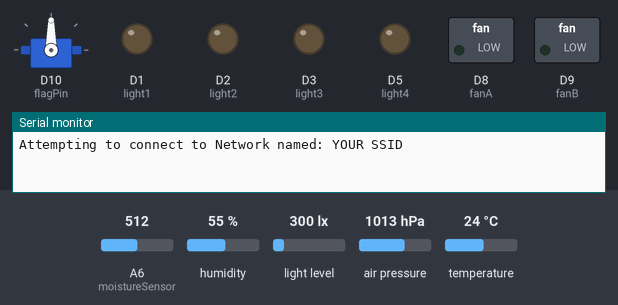
The sketch below on a simulated Arduino MKR. On the bench: servo, switched loads named in the sketch (green lamp = pin HIGH), output pins drawn as LEDs (lit = HIGH), the last lines printed to the serial monitor. The test bench sets the inputs (shaded band); at power-on: A6 (moistureSensor) = 512, humidity 55 %, light level 300 lx, air pressure 1013 hPa, temperature 24 °C. WiFi joins after 1.5 s; servers stay silent unless stated; uploads are accepted with an empty reply.

Above: at 0.1 s.
At 1.6 s:
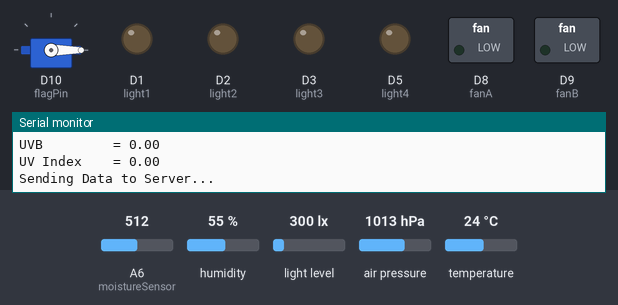
Timing chart, 0 to 3.1 s (numbered marks = the images above):
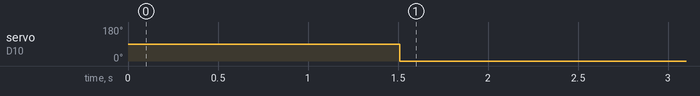

The sketch:

BioDome2_web_ssl.ino
```cpp
#include <Arduino_MKRENV.h> //Library for the env module
#include <Time.h> //Allows use of time object for timers
#include <Servo.h> //Allows access to the servo flag
#include <ArduinoHttpClient.h> //Handles connection to Excel file
//#include <WiFi101.h> //MKR1000
#include <WiFiNINA.h> #wifi1010 //MKR1010

const char WEBSITE[] = "script.google.com";
const int SSLPORT = 443;
const char* MY_SSID = "YOUR SSID";
const char* MY_PWD =  "YOUR PASSWORD";
const char DEPLOYMENTID[] = "YOUR DEPLOYMENT ID FROM GOOGLE SCRIPTS";
const float maxTemp = 25.0; //Max temp before fan
const float minIllum = 80; //Min illumination before lights

int status = WL_IDLE_STATUS; //WiFi connetion status
int light1 = 1;  //Pins for LEDs
int light2 = 2;
int light3 = 3;
int light4 = 5;
int fanA = 8;    //Pins for fan
int fanB = 9;
int moistureSensor = A6; //Pin for moisture sensor
int flagPos = 0;   //Whether flag is up or not
int flagPin = 10;  //Pin for flag


Servo flag; //Object to control flag servo

WiFiSSLClient wifi; //Wifi connection
HttpClient client = HttpClient(wifi, WEBSITE, SSLPORT); //SSL client

void setup() {
  //Set pin modes
  pinMode(light1,OUTPUT);
  pinMode(light2,OUTPUT);
  pinMode(light3,OUTPUT);
  pinMode(light4,OUTPUT);
  pinMode(fanA,OUTPUT);
  pinMode(fanB,OUTPUT);
  pinMode(moistureSensor,INPUT);
  setTime(12,0,0,1,1,2000); //Set the current time to midday
  flag.attach(flagPin); //Attach the servo

  Serial.begin(9600);
  while (!Serial); //Block if no serial connection

  //Connect to WiFi
  while ( status != WL_CONNECTED) {
    Serial.print("Attempting to connect to Network named: ");
    Serial.println(MY_SSID);

    // Connect to WPA/WPA2 network:
    status = WiFi.begin(MY_SSID, MY_PWD);
  }
  Serial.println("Connected to wifi");
  printWifiStatus();

  //Connect to env shield
  if (!ENV.begin()) {
    Serial.println("Failed to initialize MKR ENV shield!");
    while (1);
  }
}

//Output the WiFi status
void printWifiStatus() {
  // print the SSID of the network you're attached to:
  Serial.print("SSID: ");
  Serial.println(WiFi.SSID());

  // print your WiFi shield's IP address:
  IPAddress ip = WiFi.localIP();
  Serial.print("IP Address: ");
  Serial.println(ip);

  // print the received signal strength:
  long rssi = WiFi.RSSI();
  Serial.print("signal strength (RSSI):");
  Serial.print(rssi);
  Serial.println(" dBm");
}

//Turn on all the LEDs
void turnOnTheLights() {
  digitalWrite(light1,HIGH);
  digitalWrite(light2,HIGH);
  digitalWrite(light3,HIGH);
  digitalWrite(light4,HIGH);
}

//Turn off all the LEDs
void turnOffTheLights() {
  digitalWrite(light1,LOW);
  digitalWrite(light2,LOW);
  digitalWrite(light3,LOW);
  digitalWrite(light4,LOW);
}

//Turn on the fan
void turnOnFan() {
  digitalWrite(fanA,HIGH);
  digitalWrite(fanB,LOW);
}

//Turn off the fan
void turnOffFan() {
  digitalWrite(fanA,LOW);
  digitalWrite(fanB,LOW);
}

void loop() {
  // read all the sensor values
  float temperature = ENV.readTemperature();
  float humidity    = ENV.readHumidity();
  float pressure    = ENV.readPressure();
  float illuminance = ENV.readIlluminance();
  float uva         = ENV.readUVA();
  float uvb         = ENV.readUVB();
  float uvIndex     = ENV.readUVIndex();
  int flagS = 0;
  int lightsS = 0;
  int fanS = 0;

  //Check moisture and raise the flag if needed
  float moisture = analogRead(moistureSensor);
  if (moisture < 200) {
    flag.write(90);
    flagS = 1;
  } else {
    flag.write(0);
    flagS = 0;
  }

  //Turn the lights on or off depending on time and illuminance
  time_t t = now();
  if (hour(t)>=22 or hour(t)<7 or illuminance < minIllum) {
    turnOnTheLights();
    lightsS = 1;
  } else {
    turnOffTheLights();
    lightsS = 0;
  }
  //Turn the fan on or off depending on time and temperature
  if (minute(t)<0 or temperature > maxTemp) {
    turnOnFan();
    fanS = 1;
  } else {
    turnOffFan();
    fanS = 0;
  }


  // print each of the sensor values
  Serial.print("Moisture    = ");
  Serial.println(moisture);

  Serial.print("Temperature = ");
  Serial.print(temperature);
  Serial.println(" °C");

  Serial.print("Humidity    = ");
  Serial.print(humidity);
  Serial.println(" %");

  Serial.print("Pressure    = ");
  Serial.print(pressure);
  Serial.println(" kPa");

  Serial.print("Illuminance = ");
  Serial.print(illuminance);
  Serial.println(" lx");

  Serial.print("UVA         = ");
  Serial.println(uva);

  Serial.print("UVB         = ");
  Serial.println(uvb);

  Serial.print("UV Index    = ");
  Serial.println(uvIndex);

  // print an empty line
  Serial.println();

  //Send data to Google sheet
  Serial.println("\nSending Data to Server...");
  //Build send string
  String URL = (String) "/macros/s/"+DEPLOYMENTID+"/exec?"
    + "temp=" + (String) temperature
    + "&humid=" + (String) humidity
    + "&illum=" + (String) illuminance
    + "&moist=" + (String) moisture
    + "&lights=" + (String) lightsS
    + "&fan=" + (String) fanS
    + "&flag=" + (String) flagS;
  String newFullURL; //Create new full URL in case of redirect
  client.get(URL); //call the web file
  int statusCode = client.responseStatusCode(); //Get the response code
  Serial.print("Status code: ");
  Serial.println(statusCode);
  if (statusCode == 302) { //Response code 302 means redirect
    while(client.headerAvailable()) //Go through headers
    {
      String headerName = client.readHeaderName();
      String headerValue = client.readHeaderValue();
      if (headerName == "Location") { //Get the location header for recdirect
        newFullURL = headerValue;
      }
    }
    newFullURL.remove(0,8); //Remove protocol
    String newHOST = newFullURL.substring(0,newFullURL.indexOf("/")); //Get host
    String newURL = newFullURL.substring(newFullURL.indexOf("/")); //Get file link
    HttpClient client2 = HttpClient(wifi, newHOST, SSLPORT); //Connect to new web file
    client2.get(newURL); //Get the new response
    statusCode = client2.responseStatusCode(); //Check the new status code - should be 200
    Serial.print("Status code: ");
    Serial.println(statusCode);
  }

  delay(60000); //Wait 1m before running again.
}
```

Measured:
- by itself, servo on D10 (flagPin): 90° → 0° at 1.5 s
